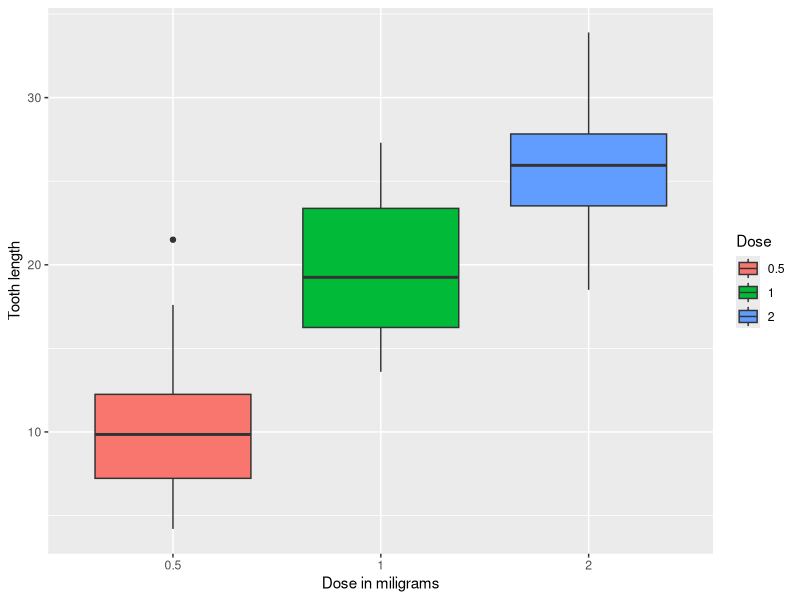
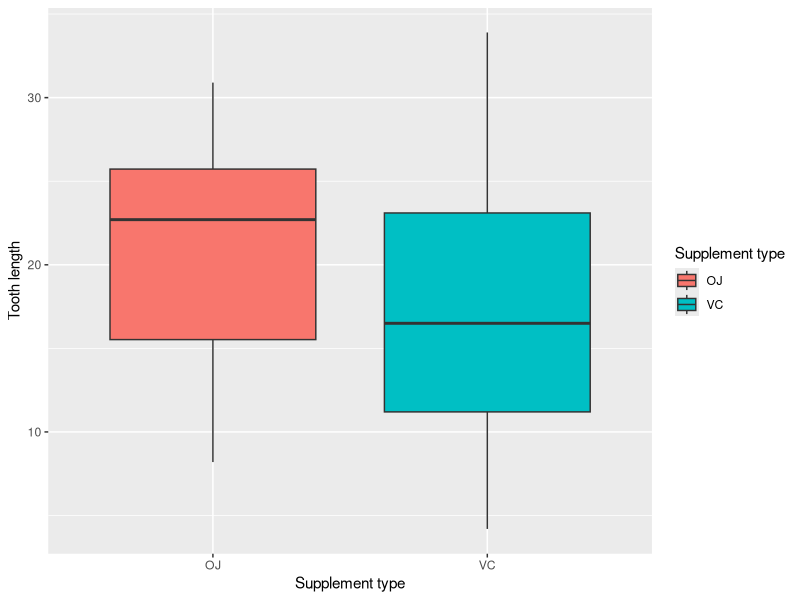

Generate these figures, in order, with R: (Note: this script raises an error after producing the figures.)
## ---- chunk 1
library(ggplot2)
library(datasets)
tg <- ToothGrowth
tg$dose <- as.factor(tg$dose) #convert dose to a factor for easier analysis
## ---- chunk 2
ggplot(aes(x=dose, y=len), data=tg) + 
  geom_boxplot(aes(fill=dose)) + 
  xlab("Dose in miligrams") + 
  ylab("Tooth length") + 
  guides(fill=guide_legend(title="Dose"))
## ---- chunk 3
ggplot(aes(x=supp, y=len), data=tg) + 
  geom_boxplot(aes(fill=supp)) + 
  xlab("Supplement type") + 
  ylab("Tooth length") + 
  guides(fill=guide_legend(title="Supplement type"))
## ---- chunk 4
dose_0.5_10 <- subset (tg, dose %in% c(0.5, 1.0))  #divide the dosages into testable pairs
dose_0.5_2.0 <- subset (tg, dose %in% c(0.5, 2.0)) 
dose_1.0_2.0 <- subset (tg, dose %in% c(1.0, 2.0)) 
## ---- chunk 5
t.test(len ~ dose, data = dose_0.5_2.0, paired = FALSE)$conf.int #0.5g vs 2g
t.test(len ~ dose, data = dose_0.5_10, paired = FALSE)$conf.int #0.5g vs 1g
t.test(len ~ dose, data = dose_1.0_2.0, paired = FALSE)$conf.int #1g vs 2g
## ---- chunk 6
t.test(len ~ supp, data = tg, paired = FALSE)$conf.int
